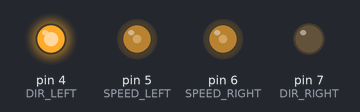
Bench run of a sketch on a simulated Arduino Uno, built with avr-gcc and run on an emulated ATmega328P. Parts: output pins drawn as LEDs (lit = HIGH).

Above: at 0.05 s.
At 3.0 s:
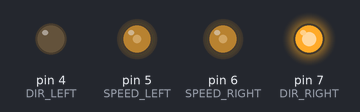
At 6.0 s:
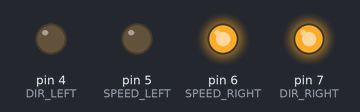
At 7.45 s:
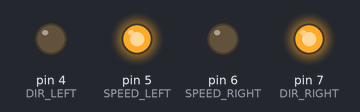
At 8.95 s:
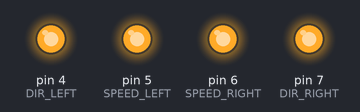
At 11.95 s:
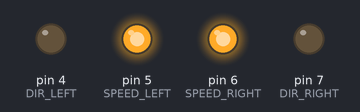
Timing chart, 0 to 15.6 s (numbered marks = the images above):
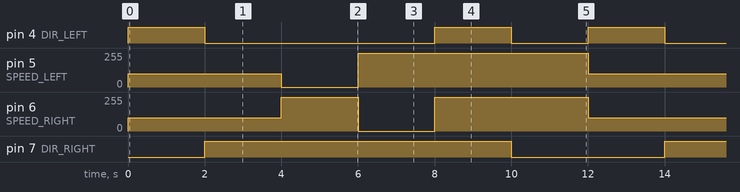

Measured:
- by itself, pin 4 (DIR_LEFT): repeats every 12.0 s: LOW 6.0 s, HIGH 2.0 s, LOW 2.0 s, HIGH 2.0 s
- by itself, pin 5 (SPEED_LEFT): repeats every 12.0 s: 0/255 2.0 s, 255/255 6.0 s, 100/255 4.0 s
- by itself, pin 6 (SPEED_RIGHT): repeats every 12.0 s: 255/255 2.0 s, 0/255 2.0 s, 255/255 4.0 s, 100/255 4.0 s
- by itself, pin 7 (DIR_RIGHT): alternates HIGH for 8.0 s and LOW for 4.0 s

The sketch:

robo_car.ino
```cpp
#define DIR_LEFT 4
#define SPEED_LEFT 5

#define DIR_RIGHT 7
#define SPEED_RIGHT 6

#define FORWARD_LEFT LOW
#define BACKWARD_LEFT HIGH
#define FORWARD_RIGHT HIGH
#define BACKWARD_RIGHT LOW


void move(bool left_dir, int left_speed, bool right_dir, int right_speed) {
  digitalWrite(DIR_LEFT, left_dir);
  digitalWrite(DIR_RIGHT, right_dir);
  analogWrite(SPEED_LEFT, left_speed);
  analogWrite(SPEED_RIGHT, right_speed);
}


void forward(int speed){
    move(FORWARD_LEFT, speed, FORWARD_RIGHT, speed);
}

void backward(int speed){
    move(BACKWARD_LEFT, speed, BACKWARD_RIGHT, speed);
}

void turn_left(int steepness){ //speepness not a speed
    int left_speed = 255 - steepness;
    int right_speed = 255;

    move(FORWARD_LEFT, left_speed, FORWARD_RIGHT, right_speed);
}

void turn_right(int steepness){
    int left_speed = 255;
    int right_speed = 255 - steepness;

    move(FORWARD_LEFT, left_speed, FORWARD_RIGHT, right_speed);
}

void rotate_left(int speed){
  move(BACKWARD_LEFT, speed, FORWARD_RIGHT, speed);
}

void rotate_right(int speed){
  move(FORWARD_LEFT, speed, BACKWARD_RIGHT, speed);
}


void setup(){
  pinMode(DIR_LEFT, OUTPUT);
  pinMode(DIR_RIGHT, OUTPUT);
  pinMode(SPEED_LEFT, OUTPUT);
  pinMode(SPEED_RIGHT, OUTPUT);
}


void loop(){
  backward(100);
  delay(2000);
  forward(100);
  delay(2000);
  turn_left(255);
  delay(2000);
  turn_right(255);
  delay(2000);
  rotate_left(255);
  delay(2000);
  rotate_right(255);
  delay(2000);
}
```
